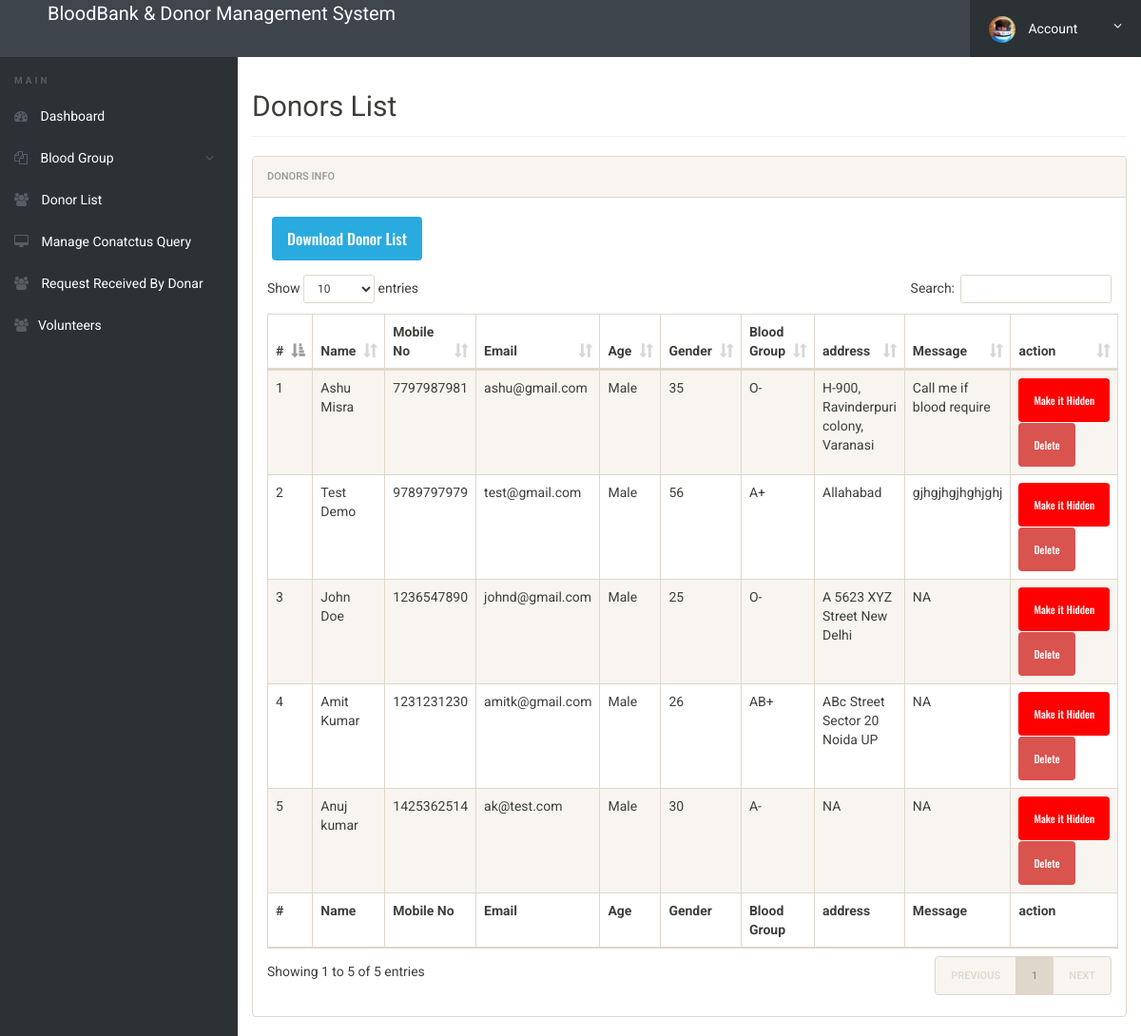
The app's page /bbdms/admin/donor-list.php (signed in) with its own data.
### tables this page shows
CREATE TABLE `tblblooddonars` (
  `id` int(11) NOT NULL,
  `FullName` varchar(100) DEFAULT NULL,
  `MobileNumber` char(11) DEFAULT NULL,
  `EmailId` varchar(100) DEFAULT NULL,
  `Gender` varchar(20) DEFAULT NULL,
  `Age` int(11) DEFAULT NULL,
  `BloodGroup` varchar(20) DEFAULT NULL,
  `Address` varchar(255) DEFAULT NULL,
  `Message` mediumtext DEFAULT NULL,
  `PostingDate` timestamp NOT NULL DEFAULT current_timestamp(),
  `status` int(1) DEFAULT NULL,
  `Password` varchar(250) DEFAULT NULL
);

### bbdms/admin/donor-list.php (the view, shortened to what this page needs)
<?php
include('includes/config.php');
if(strlen($_SESSION['alogin'])==0)
	{
header('location:index.php');
}
else{
 ?>
<!doctype html>
<html lang="en" class="no-js">
<head>
	<link rel="stylesheet" href="css/font-awesome.min.css">
	<link rel="stylesheet" href="css/bootstrap.min.css">
	<link rel="stylesheet" href="css/dataTables.bootstrap.min.css">
	<link rel="stylesheet" href="css/bootstrap-social.css">
	<link rel="stylesheet" href="css/bootstrap-select.css">
	<link rel="stylesheet" href="css/fileinput.min.css">
	<link rel="stylesheet" href="css/awesome-bootstrap-checkbox.css">
	<link rel="stylesheet" href="css/style.css">
</head>
<body>
	<?php include('includes/header.php');?>
	<div class="ts-main-content">
		<?php include('includes/leftbar.php');?>
		<div class="content-wrapper">
			<div class="container-fluid">
				<div class="row">
					<div class="col-md-12">
						<h2 class="page-title">Donors List</h2>
						<div class="panel panel-default">
							<div class="panel-heading">Donors Info</div>
								<a href="download-records.php" style="font-size:16px;margin-left:20px;margin-top:20px;" class="btn btn-info">Download Donor List</a>
							<div class="panel-body">
								<table id="zctb" class="display table table-striped table-bordered table-hover" cellspacing="0" width="100%">
									<thead>
										<tr>
										<th>#</th>
											<th>Name</th>
											<th>Mobile No</th>
											<th>Email</th>
											<th>Age</th>
											<th>Gender</th>
											<th>Blood Group</th>
											<th>address</th>
											<th>Message </th>
											<th>action </th>
										</tr>
									</thead>
									<tfoot>
										<tr>
										<th>#</th>
										<th>Name</th>
											<th>Mobile No</th>
											<th>Email</th>
											<th>Age</th>
											<th>Gender</th>
											<th>Blood Group</th>
											<th>address</th>
											<th>Message </th>
											<th>action </th>
										</tr>
									</tfoot>
									<tbody>
<?php $sql = "SELECT * from  tblblooddonars ";
$query = $dbh -> prepare($sql);
$query->execute();
$results=$query->fetchAll(PDO::FETCH_OBJ);
$cnt=1;
if($query->rowCount() > 0)
{
foreach($results as $result)
{				?>
										<tr>
											<td><?php echo htmlentities($cnt);?></td>
											<td><?php echo htmlentities($result->FullName);?></td>
											<td><?php echo htmlentities($result->MobileNumber);?></td>
											<td><?php echo htmlentities($result->EmailId);?></td>
											<td><?php echo htmlentities($result->Gender);?></td>
											<td><?php echo htmlentities($result->Age);?></td>
											<td><?php echo htmlentities($result->BloodGroup);?></td>
											<td><?php echo htmlentities($result->Address);?></td>
											<td><?php echo htmlentities($result->Message);?></td>
										<td>
<?php if($result->status==1)
{?>
<a href="donor-list.php?hidden=<?php echo htmlentities($result->id);?>" onclick="return confirm('Do you really want to hiidden this detail')" class="btn btn-primary"> Make it Hidden</a>
<?php } else {?>
<a href="donor-list.php?public=<?php echo htmlentities($result->id);?>" onclick="return confirm('Do you really want to Public this detail')" class="btn btn-primary"> Make it Public</a>
<?php } ?>
<a href="donor-list.php?del=<?php echo htmlentities($result->id);?>" onclick="return confirm('Do you really want to delete this record')" class="btn btn-danger" style="margin-top:1%;"> Delete</a>
</td>
										</tr>
										<?php $cnt=$cnt+1; }} ?>
									</tbody>
								</table>
							</div>
						</div>
					</div>
				</div>
			</div>
		</div>
	</div>
</body>
</html>
<?php } ?>

### bbdms/admin/css/style.css (style rules this page uses)
html { font-size: 14px; }
@media only screen and (min-width: 480px) { html { font-size: 17px; } }
@media only screen and (min-width: 768px) { html { font-size: 14px; } }
body { font-size: 1em; }
a { color: red; }
.btn { font-family: 'Oswald', sans-serif; }
.panel { overflow: hidden; }
.btn { text-transform: none; }
.page-title { padding-bottom: 15px; margin-bottom: 20px; border-bottom: 1px solid #f0f0f0; }
.ts-main-content .content-wrapper { padding-top: 15px; margin-top: 60px; }
@media only screen and (min-width: 992px) { .ts-main-content .content-wrapper { margin-left: 250px; } }

### records on screen
tblblooddonars: FullName "Ashu Misra", MobileNumber "7797987981", EmailId "ashu@gmail.com", Gender "Male", Age "35", BloodGroup "O-", Address "H-900, Ravinderpuri colony, Varanasi", Message "Call me if blood require"
tblblooddonars: FullName "Test Demo", MobileNumber "9789797979", EmailId "test@gmail.com", Gender "Male", Age "56", BloodGroup "A+", Address "Allahabad", Message "gjhgjhgjhghjghj"
tblblooddonars: FullName "John Doe", MobileNumber "1236547890", EmailId "johnd@gmail.com", Gender "Male", Age "25", BloodGroup "O-", Address "A 5623 XYZ Street New Delhi", Message "NA"
tblblooddonars: FullName "Amit Kumar", MobileNumber "1231231230", EmailId "amitk@gmail.com", Gender "Male", Age "26", BloodGroup "AB+", Address "ABc Street Sector 20 Noida UP", Message "NA"
tblblooddonars: FullName "Anuj kumar", MobileNumber "1425362514", EmailId "ak@test.com", Gender "Male", Age "30", BloodGroup "A-", Address "NA", Message "NA"
